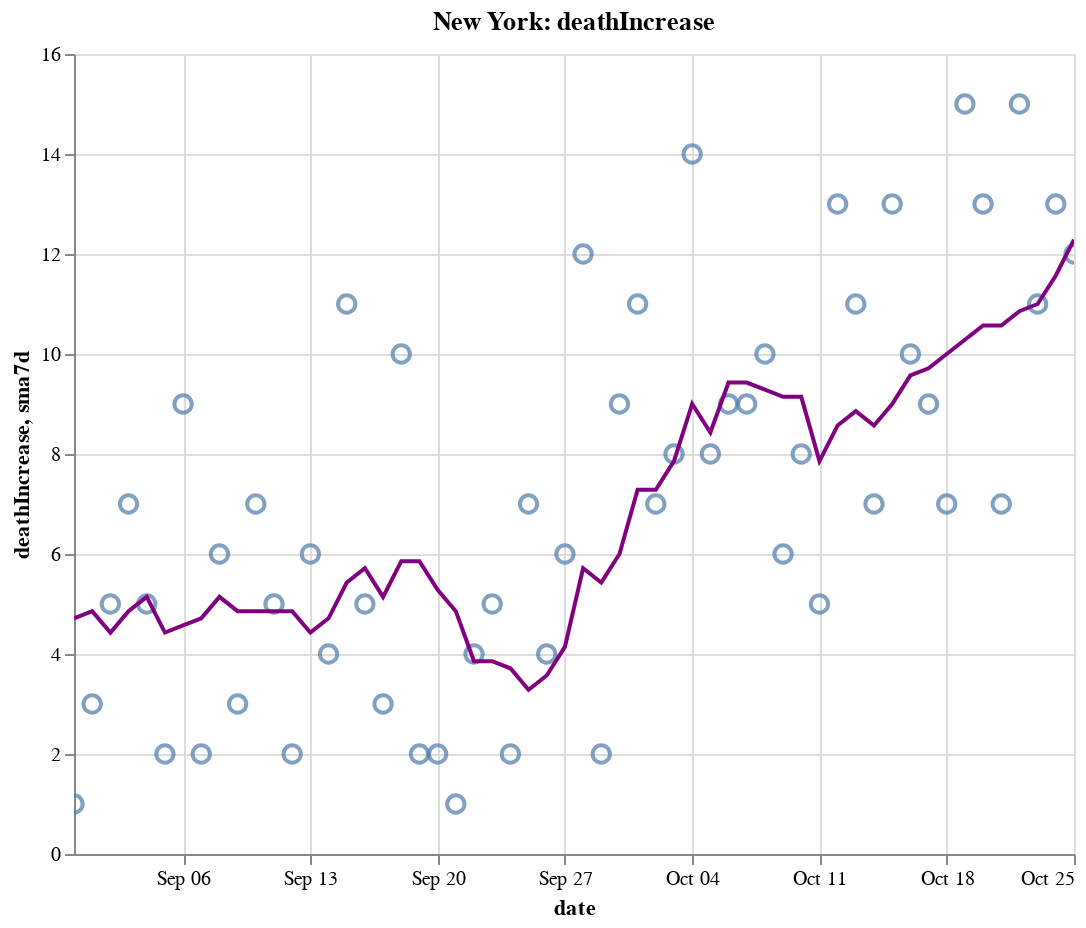

Write notebook code for a chart like this one.
### Code cell
create_plot(ny, 'deathIncrease')

### Figure 1 — Vega-Lite specification as saved in the notebook (floating-point values rounded to 4 significant figures)
{"config": {"view": {"continuousWidth": 400, "continuousHeight": 300}}, "layer": [{"layer": [{"mark": {"type": "point", "size": 75}, "encoding": {"tooltip": [{"type": "temporal", "field": "date"}, {"type": "quantitative", "field": "deathIncrease"}, {"type": "quantitative", "field": "sma7d"}], "x": {"type": "temporal", "field": "date"}, "y": {"type": "quantitative", "field": "deathIncrease"}}, "selection": {"selector012": {"type": "interval", "bind": "scales", "encodings": ["x", "y"]}}}, {"mark": {"type": "line", "color": "purple"}, "encoding": {"x": {"type": "temporal", "field": "date"}, "y": {"type": "quantitative", "field": "sma7d"}}}]}, {"mark": {"type": "rule", "color": "#aaa"}, "encoding": {"x": {"type": "temporal", "field": "date"}}, "transform": [{"filter": {"selection": "selector011"}}]}, {"mark": "circle", "encoding": {"opacity": {"condition": {"value": 1, "selection": "selector011"}, "value": 0}, "tooltip": [{"type": "temporal", "field": "date"}, {"type": "quantitative", "field": "deathIncrease"}, {"type": "quantitative", "field": "sma7d"}], "x": {"type": "temporal", "field": "date"}, "y": {"type": "quantitative", "field": "deathIncrease"}}, "selection": {"selector011": {"type": "single", "encodings": ["x"], "on": "mouseover", "nearest": true, "empty": "none"}}}, {"mark": {"type": "text", "align": "left", "dx": 5, "dy": -5, "stroke": "white", "strokeWidth": 2}, "encoding": {"text": {"type": "quantitative", "field": "deathIncrease"}, "tooltip": [{"type": "temporal", "field": "date"}, {"type": "quantitative", "field": "deathIncrease"}, {"type": "quantitative", "field": "sma7d"}], "x": {"type": "temporal", "field": "date"}, "y": {"type": "quantitative", "field": "deathIncrease"}}, "transform": [{"filter": {"selection": "selector011"}}]}, {"mark": {"type": "text", "align": "left", "dx": 5, "dy": -5}, "encoding": {"text": {"type": "quantitative", "field": "deathIncrease"}, "tooltip": [{"type": "temporal", "field": "date"}, {"type": "quantitative", "field": "deathIncrease"}, {"type": "quantitative", "field": "sma7d"}], "x": {"type": "temporal", "field": "date"}, "y": {"type": "quantitative", "field": "deathIncrease"}}, "transform": [{"filter": {"selection": "selector011"}}]}], "data": {"name": "data-91c3afa3d02b7535e15ff94cd58f3403"}, "height": 400, "title": "New York: deathIncrease", "width": 500, "$schema": "https://vega.github.io/schema/vega-lite/v4.8.1.json", "datasets": {"data-91c3afa3d02b7535e15ff94cd58f3403": [{"date": "2020-08-31T00:00:00", "totalTestResultsIncrease": 66240.0, "positiveIncrease": 656.0, "death": 25330.0, "deathIncrease": 1.0, "positiveRate": 0.01, "state": "New York", "sma7d": 4.714}, {"date": "2020-09-01T00:00:00", "totalTestResultsIncrease": 77000.0, "positiveIncrease": 754.0, "death": 25330.0, "deathIncrease": 3.0, "positiveRate": 0.01, "state": "New York", "sma7d": 4.857}, {"date": "2020-09-02T00:00:00", "totalTestResultsIncrease": 88450.0, "positiveIncrease": 708.0, "death": 25340.0, "deathIncrease": 5.0, "positiveRate": 0.008, "state": "New York", "sma7d": 4.429}, {"date": "2020-09-03T00:00:00", "totalTestResultsIncrease": 88980.0, "positiveIncrease": 889.0, "death": 25340.0, "deathIncrease": 7.0, "positiveRate": 0.01, "state": "New York", "sma7d": 4.857}, {"date": "2020-09-04T00:00:00", "totalTestResultsIncrease": 93400.0, "positiveIncrease": 864.0, "death": 25350.0, "deathIncrease": 5.0, "positiveRate": 0.009, "state": "New York", "sma7d": 5.143}, {"date": "2020-09-05T00:00:00", "totalTestResultsIncrease": 99760.0, "positiveIncrease": 801.0, "death": 25350.0, "deathIncrease": 2.0, "positiveRate": 0.008, "state": "New York", "sma7d": 4.429}, {"date": "2020-09-06T00:00:00", "totalTestResultsIncrease": 85630.0, "positiveIncrease": 729.0, "death": 25360.0, "deathIncrease": 9.0, "positiveRate": 0.009, "state": "New York", "sma7d": 4.571}, {"date": "2020-09-07T00:00:00", "totalTestResultsIncrease": 58860.0, "positiveIncrease": 520.0, "death": 25360.0, "deathIncrease": 2.0, "positiveRate": 0.009, "state": "New York", "sma7d": 4.714}, {"date": "2020-09-08T00:00:00", "totalTestResultsIncrease": 57830.0, "positiveIncrease": 557.0, "death": 25370.0, "deathIncrease": 6.0, "positiveRate": 0.01, "state": "New York", "sma7d": 5.143}, {"date": "2020-09-09T00:00:00", "totalTestResultsIncrease": 63230.0, "positiveIncrease": 576.0, "death": 25370.0, "deathIncrease": 3.0, "positiveRate": 0.009, "state": "New York", "sma7d": 4.857}, {"date": "2020-09-10T00:00:00", "totalTestResultsIncrease": 76810.0, "positiveIncrease": 757.0, "death": 25380.0, "deathIncrease": 7.0, "positiveRate": 0.01, "state": "New York", "sma7d": 4.857}, {"date": "2020-09-11T00:00:00", "totalTestResultsIncrease": 89720.0, "positiveIncrease": 880.0, "death": 25380.0, "deathIncrease": 5.0, "positiveRate": 0.01, "state": "New York", "sma7d": 4.857}, {"date": "2020-09-12T00:00:00", "totalTestResultsIncrease": 102900.0, "positiveIncrease": 849.0, "death": 25380.0, "deathIncrease": 2.0, "positiveRate": 0.008, "state": "New York", "sma7d": 4.857}, {"date": "2020-09-13T00:00:00", "totalTestResultsIncrease": 72670.0, "positiveIncrease": 725.0, "death": 25390.0, "deathIncrease": 6.0, "positiveRate": 0.01, "state": "New York", "sma7d": 4.429}, {"date": "2020-09-14T00:00:00", "totalTestResultsIncrease": 63360.0, "positiveIncrease": 583.0, "death": 25390.0, "deathIncrease": 4.0, "positiveRate": 0.009, "state": "New York", "sma7d": 4.714}, {"date": "2020-09-15T00:00:00", "totalTestResultsIncrease": 73680.0, "positiveIncrease": 766.0, "death": 25400.0, "deathIncrease": 11.0, "positiveRate": 0.01, "state": "New York", "sma7d": 5.429}, {"date": "2020-09-16T00:00:00", "totalTestResultsIncrease": 75090.0, "positiveIncrease": 652.0, "death": 25410.0, "deathIncrease": 5.0, "positiveRate": 0.009, "state": "New York", "sma7d": 5.714}, {"date": "2020-09-17T00:00:00", "totalTestResultsIncrease": 91500.0, "positiveIncrease": 896.0, "death": 25410.0, "deathIncrease": 3.0, "positiveRate": 0.01, "state": "New York", "sma7d": 5.143}, {"date": "2020-09-18T00:00:00", "totalTestResultsIncrease": 89730.0, "positiveIncrease": 790.0, "death": 25420.0, "deathIncrease": 10.0, "positiveRate": 0.009, "state": "New York", "sma7d": 5.857}, {"date": "2020-09-19T00:00:00", "totalTestResultsIncrease": 110400.0, "positiveIncrease": 986.0, "death": 25420.0, "deathIncrease": 2.0, "positiveRate": 0.009, "state": "New York", "sma7d": 5.857}, {"date": "2020-09-20T00:00:00", "totalTestResultsIncrease": 100400.0, "positiveIncrease": 862.0, "death": 25430.0, "deathIncrease": 2.0, "positiveRate": 0.009, "state": "New York", "sma7d": 5.286}, {"date": "2020-09-21T00:00:00", "totalTestResultsIncrease": 58320.0, "positiveIncrease": 573.0, "death": 25430.0, "deathIncrease": 1.0, "positiveRate": 0.01, "state": "New York", "sma7d": 4.857}, {"date": "2020-09-22T00:00:00", "totalTestResultsIncrease": 84000.0, "positiveIncrease": 754.0, "death": 25430.0, "deathIncrease": 4.0, "positiveRate": 0.009, "state": "New York", "sma7d": 3.857}, {"date": "2020-09-23T00:00:00", "totalTestResultsIncrease": 70930.0, "positiveIncrease": 665.0, "death": 25440.0, "deathIncrease": 5.0, "positiveRate": 0.009, "state": "New York", "sma7d": 3.857}, {"date": "2020-09-24T00:00:00", "totalTestResultsIncrease": 92950.0, "positiveIncrease": 955.0, "death": 25440.0, "deathIncrease": 2.0, "positiveRate": 0.01, "state": "New York", "sma7d": 3.714}, {"date": "2020-09-25T00:00:00", "totalTestResultsIncrease": 94820.0, "positiveIncrease": 908.0, "death": 25450.0, "deathIncrease": 7.0, "positiveRate": 0.01, "state": "New York", "sma7d": 3.286}, {"date": "2020-09-26T00:00:00", "totalTestResultsIncrease": 99950.0, "positiveIncrease": 1005.0, "death": 25450.0, "deathIncrease": 4.0, "positiveRate": 0.01, "state": "New York", "sma7d": 3.571}, {"date": "2020-09-27T00:00:00", "totalTestResultsIncrease": 84770.0, "positiveIncrease": 866.0, "death": 25460.0, "deathIncrease": 6.0, "positiveRate": 0.01, "state": "New York", "sma7d": 4.143}, {"date": "2020-09-28T00:00:00", "totalTestResultsIncrease": 52940.0, "positiveIncrease": 834.0, "death": 25470.0, "deathIncrease": 12.0, "positiveRate": 0.016, "state": "New York", "sma7d": 5.714}, {"date": "2020-09-29T00:00:00", "totalTestResultsIncrease": 88230.0, "positiveIncrease": 1189.0, "death": 25470.0, "deathIncrease": 2.0, "positiveRate": 0.013, "state": "New York", "sma7d": 5.429}, {"date": "2020-09-30T00:00:00", "totalTestResultsIncrease": 97960.0, "positiveIncrease": 1000.0, "death": 25480.0, "deathIncrease": 9.0, "positiveRate": 0.01, "state": "New York", "sma7d": 6.0}, {"date": "2020-10-01T00:00:00", "totalTestResultsIncrease": 109200.0, "positiveIncrease": 1382.0, "death": 25490.0, "deathIncrease": 11.0, "positiveRate": 0.013, "state": "New York", "sma7d": 7.286}, {"date": "2020-10-02T00:00:00", "totalTestResultsIncrease": 119500.0, "positiveIncrease": 1598.0, "death": 25500.0, "deathIncrease": 7.0, "positiveRate": 0.013, "state": "New York", "sma7d": 7.286}, {"date": "2020-10-03T00:00:00", "totalTestResultsIncrease": 134300.0, "positiveIncrease": 1731.0, "death": 25500.0, "deathIncrease": 8.0, "positiveRate": 0.013, "state": "New York", "sma7d": 7.857}, {"date": "2020-10-04T00:00:00", "totalTestResultsIncrease": 110300.0, "positiveIncrease": 1222.0, "death": 25520.0, "deathIncrease": 14.0, "positiveRate": 0.011, "state": "New York", "sma7d": 9.0}, {"date": "2020-10-05T00:00:00", "totalTestResultsIncrease": 76400.0, "positiveIncrease": 933.0, "death": 25530.0, "deathIncrease": 8.0, "positiveRate": 0.012, "state": "New York", "sma7d": 8.429}, {"date": "2020-10-06T00:00:00", "totalTestResultsIncrease": 96360.0, "positiveIncrease": 1393.0, "death": 25540.0, "deathIncrease": 9.0, "positiveRate": 0.014, "state": "New York", "sma7d": 9.429}, {"date": "2020-10-07T00:00:00", "totalTestResultsIncrease": 108200.0, "positiveIncrease": 1360.0, "death": 25540.0, "deathIncrease": 9.0, "positiveRate": 0.013, "state": "New York", "sma7d": 9.429}, {"date": "2020-10-08T00:00:00", "totalTestResultsIncrease": 145800.0, "positiveIncrease": 1836.0, "death": 25560.0, "deathIncrease": 10.0, "positiveRate": 0.013, "state": "New York", "sma7d": 9.286}, {"date": "2020-10-09T00:00:00", "totalTestResultsIncrease": 139300.0, "positiveIncrease": 1592.0, "death": 25560.0, "deathIncrease": 6.0, "positiveRate": 0.011, "state": "New York", "sma7d": 9.143}, {"date": "2020-10-10T00:00:00", "totalTestResultsIncrease": 134600.0, "positiveIncrease": 1447.0, "death": 25570.0, "deathIncrease": 8.0, "positiveRate": 0.011, "state": "New York", "sma7d": 9.143}, {"date": "2020-10-11T00:00:00", "totalTestResultsIncrease": 118300.0, "positiveIncrease": 1143.0, "death": 25570.0, "deathIncrease": 5.0, "positiveRate": 0.01, "state": "New York", "sma7d": 7.857}, {"date": "2020-10-12T00:00:00", "totalTestResultsIncrease": 91790.0, "positiveIncrease": 1029.0, "death": 25590.0, "deathIncrease": 13.0, "positiveRate": 0.011, "state": "New York", "sma7d": 8.571}, {"date": "2020-10-13T00:00:00", "totalTestResultsIncrease": 99070.0, "positiveIncrease": 1393.0, "death": 25600.0, "deathIncrease": 11.0, "positiveRate": 0.014, "state": "New York", "sma7d": 8.857}, {"date": "2020-10-14T00:00:00", "totalTestResultsIncrease": 111700.0, "positiveIncrease": 1232.0, "death": 25600.0, "deathIncrease": 7.0, "positiveRate": 0.011, "state": "New York", "sma7d": 8.571}, {"date": "2020-10-15T00:00:00", "totalTestResultsIncrease": 133200.0, "positiveIncrease": 1460.0, "death": 25620.0, "deathIncrease": 13.0, "positiveRate": 0.011, "state": "New York", "sma7d": 9.0}, {"date": "2020-10-16T00:00:00", "totalTestResultsIncrease": 136000.0, "positiveIncrease": 1707.0, "death": 25630.0, "deathIncrease": 10.0, "positiveRate": 0.013, "state": "New York", "sma7d": 9.571}, {"date": "2020-10-17T00:00:00", "totalTestResultsIncrease": 160000.0, "positiveIncrease": 1784.0, "death": 25640.0, "deathIncrease": 9.0, "positiveRate": 0.011, "state": "New York", "sma7d": 9.714}, {"date": "2020-10-18T00:00:00", "totalTestResultsIncrease": 128800.0, "positiveIncrease": 1390.0, "death": 25640.0, "deathIncrease": 7.0, "positiveRate": 0.011, "state": "New York", "sma7d": 10.0}, {"date": "2020-10-19T00:00:00", "totalTestResultsIncrease": 82010.0, "positiveIncrease": 998.0, "death": 25660.0, "deathIncrease": 15.0, "positiveRate": 0.012, "state": "New York", "sma7d": 10.29}, {"date": "2020-10-20T00:00:00", "totalTestResultsIncrease": 90540.0, "positiveIncrease": 1201.0, "death": 25670.0, "deathIncrease": 13.0, "positiveRate": 0.013, "state": "New York", "sma7d": 10.57}, {"date": "2020-10-21T00:00:00", "totalTestResultsIncrease": 124800.0, "positiveIncrease": 2026.0, "death": 25680.0, "deathIncrease": 7.0, "positiveRate": 0.016, "state": "New York", "sma7d": 10.57}, {"date": "2020-10-22T00:00:00", "totalTestResultsIncrease": 135300.0, "positiveIncrease": 1628.0, "death": 25690.0, "deathIncrease": 15.0, "positiveRate": 0.012, "state": "New York", "sma7d": 10.86}, {"date": "2020-10-23T00:00:00", "totalTestResultsIncrease": 141500.0, "positiveIncrease": 1637.0, "death": 25700.0, "deathIncrease": 11.0, "positiveRate": 0.012, "state": "New York", "sma7d": 11.0}, {"date": "2020-10-24T00:00:00", "totalTestResultsIncrease": 156900.0, "positiveIncrease": 2061.0, "death": 25720.0, "deathIncrease": 13.0, "positiveRate": 0.013, "state": "New York", "sma7d": 11.57}, {"date": "2020-10-25T00:00:00", "totalTestResultsIncrease": 120800.0, "positiveIncrease": 1632.0, "death": 25730.0, "deathIncrease": 12.0, "positiveRate": 0.014, "state": "New York", "sma7d": 12.29}]}}
